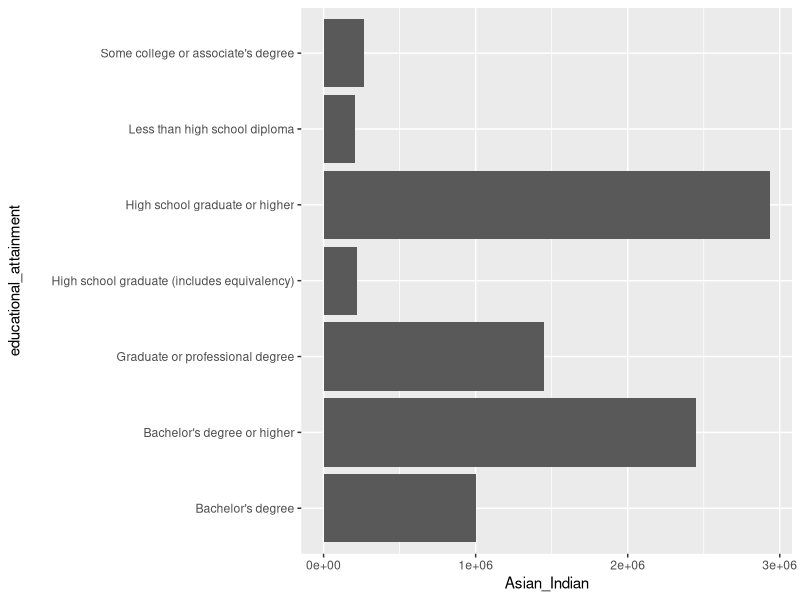
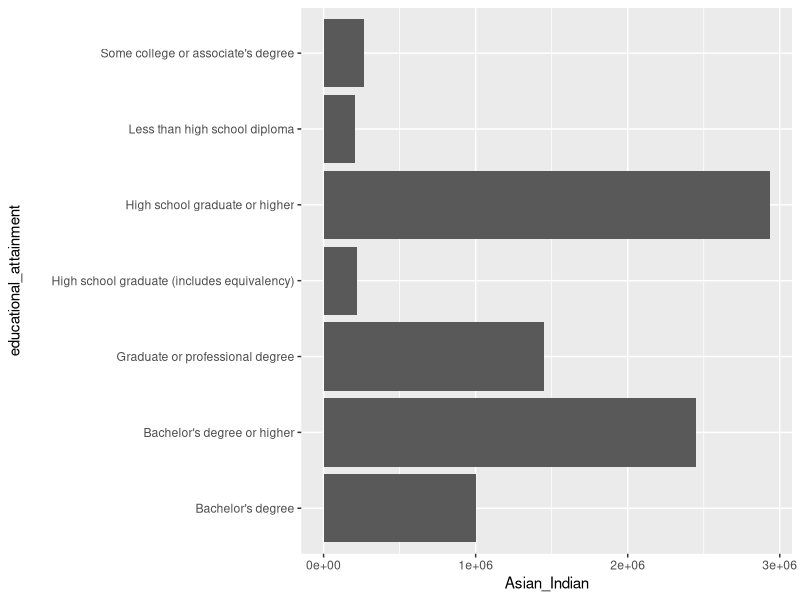
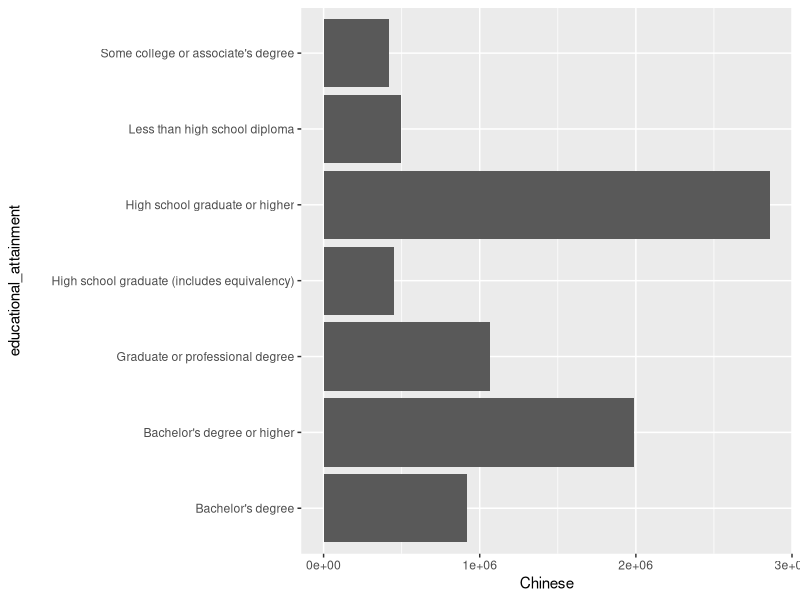
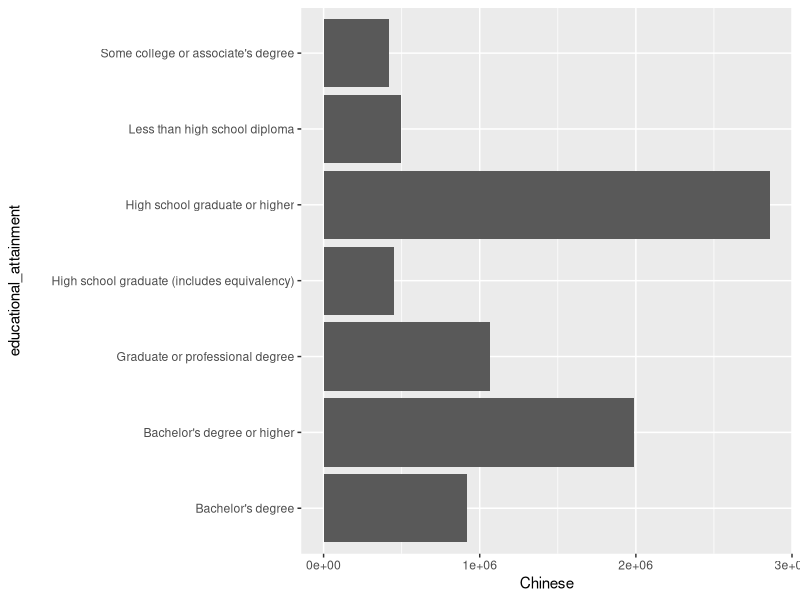
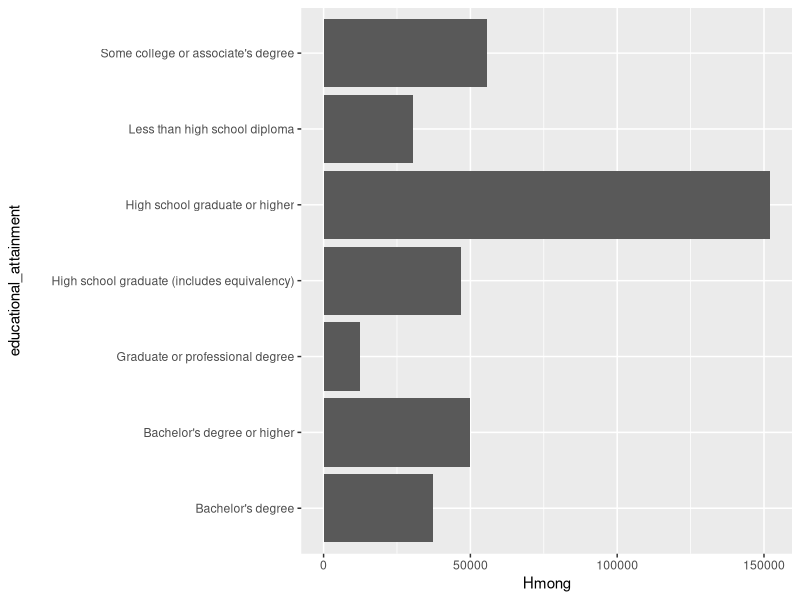
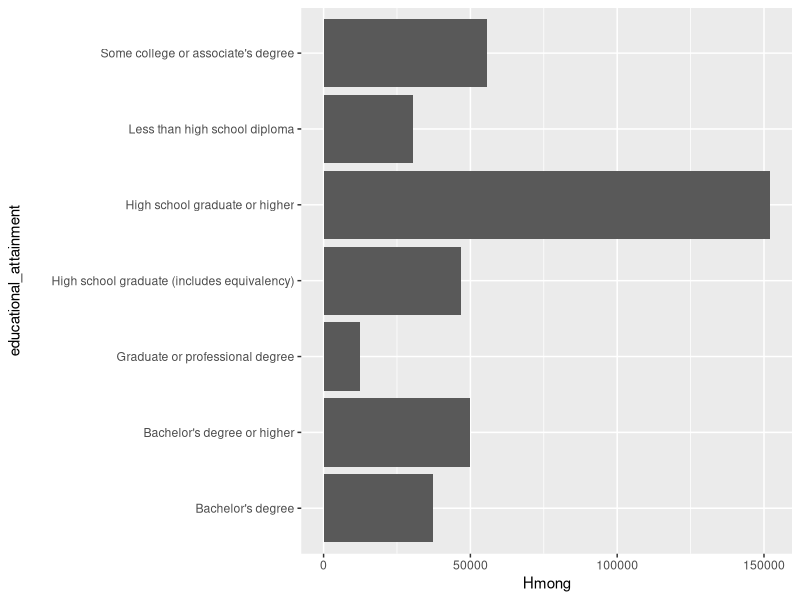

These charts were generated, in order, by the following R code:
## ---- chunk 1
library(tidyverse)
acs2022 <- read_csv("data/acs2022.csv")

acs2022select <- acs2022 |> select(-"United States!!Asian Indian alone!!Margin of Error",
                                   -"United States!!Bangladeshi alone!!Margin of Error",
                                   -"United States!!Cambodian alone!!Margin of Error",
                                   -"United States!!Chinese alone!!Margin of Error",
                                   -"United States!!Chinese, except Taiwanese alone!!Margin of Error",
                                   -"United States!!Taiwanese alone!!Margin of Error",
                                   -"United States!!Filipino alone!!Margin of Error",
                                   -"United States!!Hmong alone!!Margin of Error",
                                   -"United States!!Indonesian alone!!Margin of Error",
                                   -"United States!!Japanese alone!!Margin of Error",
                                   -"United States!!Korean alone!!Margin of Error",
                                   -"United States!!Laotian alone!!Margin of Error",
                                   -"United States!!Pakistani alone!!Margin of Error",
                                   -"United States!!Thai alone!!Margin of Error",
                                   -"United States!!Vietnamese alone!!Margin of Error",
                                   -"United States!!Asian Indian alone or in any combination!!Estimate":-"United States!!Nepalese alone or in any combination!!Margin of Error") |>
  rename("Asian_Indian" = "United States!!Asian Indian alone!!Estimate",
         "Bangladeshi" = "United States!!Bangladeshi alone!!Estimate",
         "Cambodian" = "United States!!Cambodian alone!!Estimate",
         "Chinese" = "United States!!Chinese alone!!Estimate",
         "Chinese_except_Taiwanese" = "United States!!Chinese, except Taiwanese alone!!Estimate",
         "Taiwanese" = "United States!!Taiwanese alone!!Estimate",
         "Filipino" = "United States!!Filipino alone!!Estimate",
         "Hmong" = "United States!!Hmong alone!!Estimate",
         "Indonesian" = "United States!!Indonesian alone!!Estimate",
         "Japanese" = "United States!!Japanese alone!!Estimate",
         "Korean" = "United States!!Korean alone!!Estimate",
         "Laotian" = "United States!!Laotian alone!!Estimate",
         "Pakistani" = "United States!!Pakistani alone!!Estimate",
         "Thai" = "United States!!Thai alone!!Estimate",
         "Vietnamese" = "United States!!Vietnamese alone!!Estimate")

educational_attainment <- acs2022select[c(97:103, 106), ] |> rename("educational_attainment" = "Label (Grouping)")

educational_attainment

educational_attainment <- acs2022select[c(98:103, 106), ] |> rename("educational_attainment" = "Label (Grouping)")

educational_attainment

educational_attainment$Asian_Indian <- c(207475, 220050, 264060, 1002799, 1452330, 2936097, 2451986)

educational_attainment$Chinese <- c(496717, 453086, 419524, 919598, 1067271, 2859481, 1986869)

educational_attainment$Hmong <- c(30487, 46735, 55498, 37424, 12414, 152072, 49838)

Asian_Indian_plot <- educational_attainment |>
  ggplot(aes(x = Asian_Indian,
             y = educational_attainment)) +
  geom_col()

Asian_Indian_plot
print(Asian_Indian_plot)

Chinese_plot <- educational_attainment |>
  ggplot(aes(x = Chinese,
             y = educational_attainment)) +
  geom_col()

Chinese_plot
print(Chinese_plot)

Hmong_plot <- educational_attainment |>
  ggplot(aes(x = Hmong,
             y = educational_attainment)) +
  geom_col()

Hmong_plot
print(Hmong_plot)
